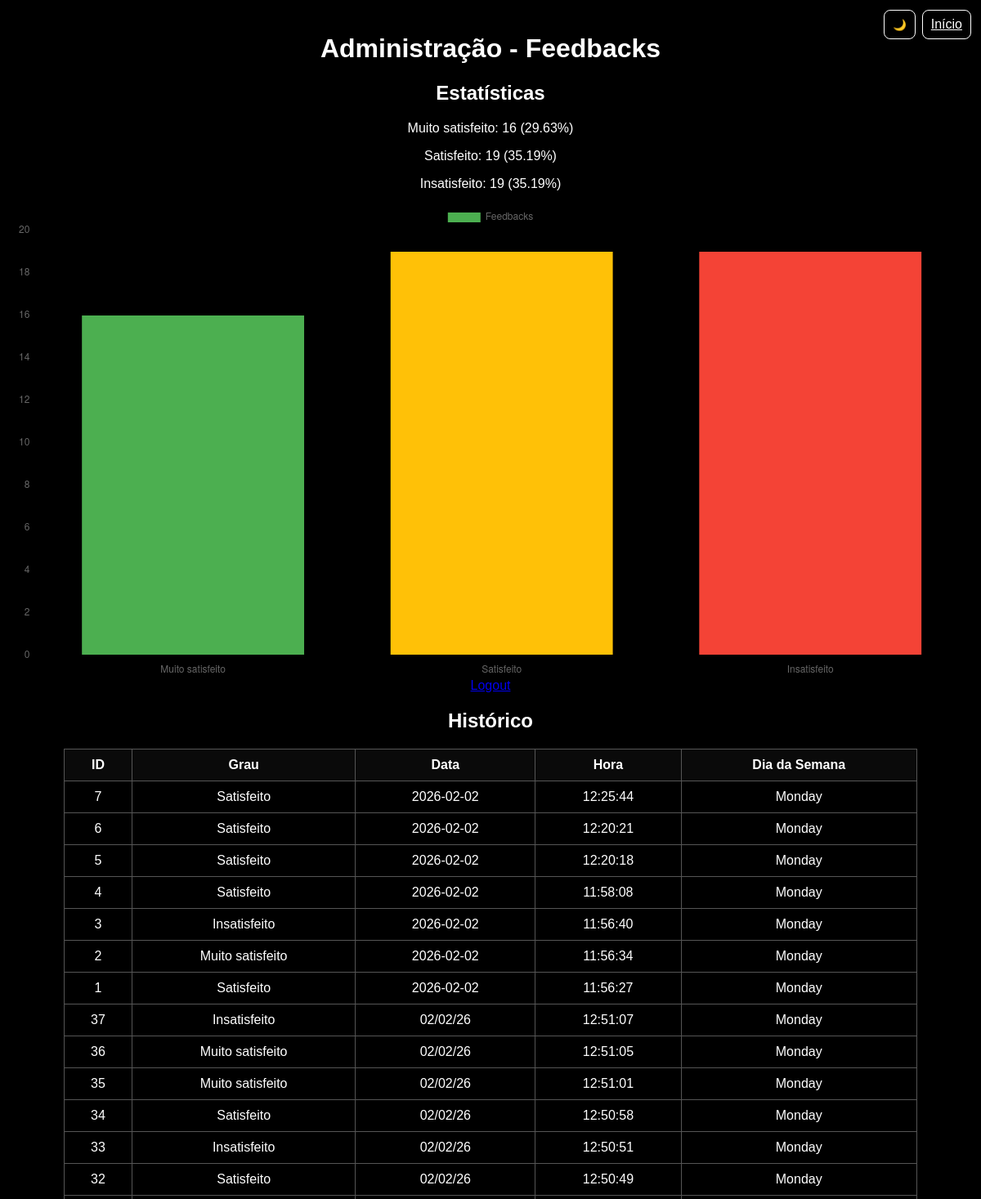
Before: /admin (signed in, upper part) with the older database file.
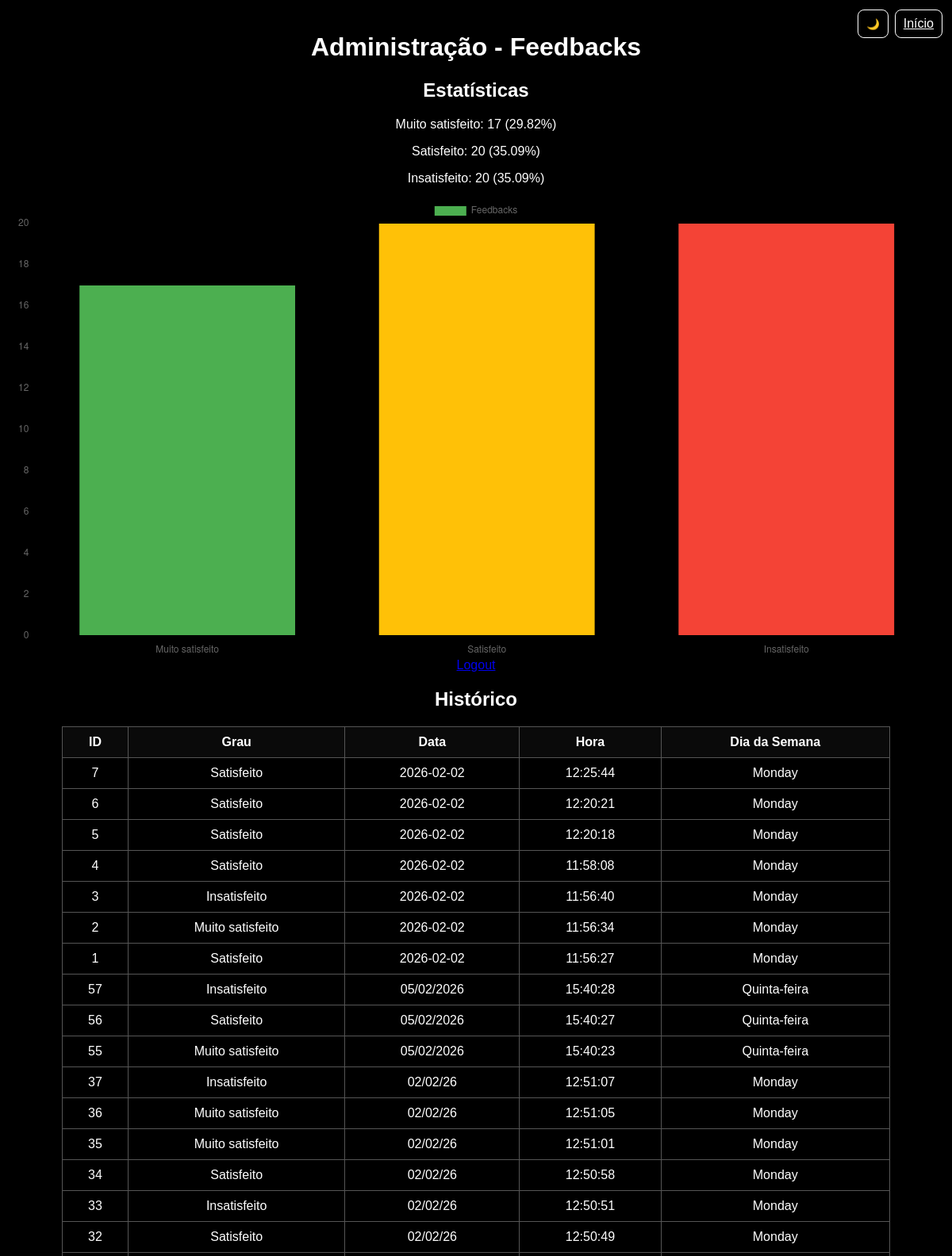
After: the same page with the newer database file.
### tables this page shows
CREATE TABLE feedbacks (
            id INTEGER PRIMARY KEY AUTOINCREMENT,
            grau TEXT NOT NULL,
            data TEXT NOT NULL,
            hora TEXT NOT NULL,
            dia_semana TEXT NOT NULL
        );

### ãpp.py (the view)
@app.route('/admin')
def admin():
    if 'admin_user' not in session:
        return redirect(url_for('index'))
    conn = get_db_connection()
    registros = conn.execute('SELECT * FROM feedbacks ORDER BY data DESC, hora DESC').fetchall()
    total_muito = conn.execute("SELECT COUNT(*) FROM feedbacks WHERE grau='Muito satisfeito'").fetchone()[0]
    total_satisfeito = conn.execute("SELECT COUNT(*) FROM feedbacks WHERE grau='Satisfeito'").fetchone()[0]
    total_insatisfeito = conn.execute("SELECT COUNT(*) FROM feedbacks WHERE grau='Insatisfeito'").fetchone()[0]
    total = total_muito + total_satisfeito + total_insatisfeito
    conn.close()
    return render_template('admin.html', registros=registros,
                           total_muito=total_muito,
                           total_satisfeito=total_satisfeito,
                           total_insatisfeito=total_insatisfeito,
                           total=total,
                           admin_user=session.get('admin_user'))

### ãpp.py (called while the page is built)
def get_db_connection():
    conn = sqlite3.connect(DATABASE)
    conn.row_factory = sqlite3.Row
    return conn

### templates/admin.html (shortened to what this page needs)
{% extends "layout.html" %}
{% block content %}
<div class="container">
    <h1>Administração - Feedbacks</h1>
    <h2>Estatísticas</h2>
    <p>Muito satisfeito: {{ total_muito }} ({{ (total_muito/total*100)|round(2) }}%)</p>
    <p>Satisfeito: {{ total_satisfeito }} ({{ (total_satisfeito/total*100)|round(2) }}%)</p>
    <p>Insatisfeito: {{ total_insatisfeito }} ({{ (total_insatisfeito/total*100)|round(2) }}%)</p>
    <canvas id="grafico" width="400" height="200"></canvas>
    <div class="admin-actions">
        <a href="/logout">Logout</a>
    </div>
    <h2>Histórico</h2>
    <table>
        <thead>
            <tr>
                <th>ID</th><th>Grau</th><th>Data</th><th>Hora</th><th>Dia da Semana</th>
            </tr>
        </thead>
        <tbody>
            {% for reg in registros %}
            <tr>
                <td>{{ reg.id }}</td>
                <td>{{ reg.grau }}</td>
                <td>{{ reg.data }}</td>
                <td>{{ reg.hora }}</td>
                <td>{{ reg.dia_semana }}</td>
            </tr>
            {% endfor %}
        </tbody>
    </table>
</div>
<script>
const ctx = document.getElementById('grafico').getContext('2d');
const grafico = new Chart(ctx, {
    type: 'bar',
    data: {
        labels: ['Muito satisfeito', 'Satisfeito', 'Insatisfeito'],
        datasets: [{
            label: 'Feedbacks',
            data: [{{ total_muito }}, {{ total_satisfeito }}, {{ total_insatisfeito }}],
            backgroundColor: ['#4CAF50', '#FFC107', '#F44336']
        }]
    },
    options: { responsive: true }
});
</script>
{% endblock %}
{% block top_buttons %}
    <a href="/" id="inicioBtn" class="topbtn">Início</a>
{% endblock %}

Changed rows visible on the page:
added feedbacks: id "57", grau "Insatisfeito", data "05/02/2026", hora "15:40:28", dia_semana "Quinta-feira"
added feedbacks: id "56", grau "Satisfeito", data "05/02/2026", hora "15:40:27", dia_semana "Quinta-feira"
added feedbacks: id "55", grau "Muito satisfeito", data "05/02/2026", hora "15:40:23", dia_semana "Quinta-feira"
Other visible differences:
{{ total_muito }}: "16" → "17"
{{ (total_muito/total*100)|round(2) }}: "29.63" → "29.82"
{{ total_satisfeito }}: "19" → "20"
{{ (total_satisfeito/total*100)|round(2) }}: "35.19" → "35.09"
{{ total_insatisfeito }}: "19" → "20"
{{ (total_insatisfeito/total*100)|round(2) }}: "35.19" → "35.09"
chart data {{ total_muito }}: 16 → 17
chart data {{ total_satisfeito }}: 19 → 20
chart data {{ total_insatisfeito }}: 19 → 20
